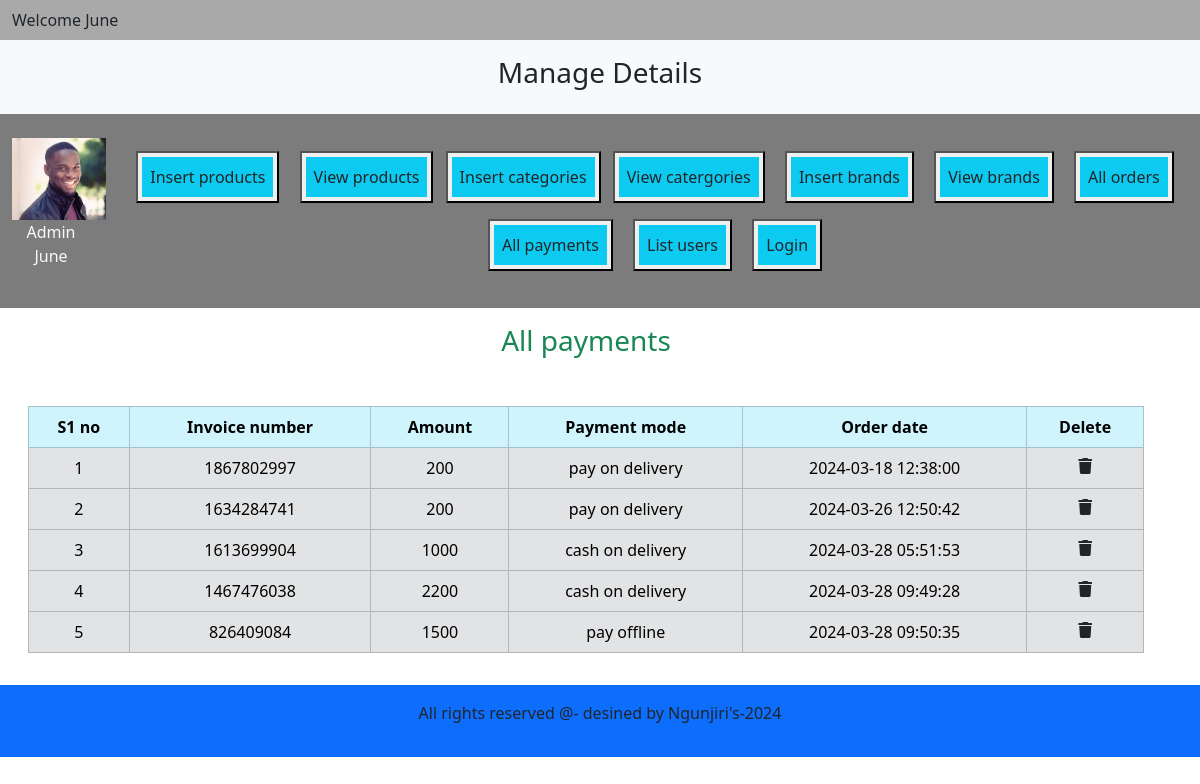
/admin_area/index.php?list_payments, run on the app's committed database.
### tables this page shows
CREATE TABLE `user_payments` (
  `payment_id` int(11) NOT NULL,
  `order_id` int(11) NOT NULL,
  `invoice_number` int(11) NOT NULL,
  `amount` int(11) NOT NULL,
  `payment_mode` varchar(255) NOT NULL,
  `date` timestamp NOT NULL DEFAULT current_timestamp() ON UPDATE current_timestamp()
);

### admin_area/list_payments.php (the view)
<h3 class="text-center text-success">All payments</h3>
<table class="table table-bordered mt-5">
    <thead class="table-info text-center">
        <?php
        $get_payments="Select * from `user_payments`";
        $result=mysqli_query($con,$get_payments);
        $row_count=mysqli_num_rows($result);
        echo "<tr>
            <th>S1 no</th>
            <th>Invoice number</th>
            <th>Amount</th>
            <th>Payment mode</th>
            <th>Order date</th>
            <th>Delete</th>
        </tr>
    </thead>
    <tbody class='table-secondary text-light text-center'>";
    if($row_count==0){
        echo "<h2 class='text-danger text-center mt-5'>No payments yet</h2>";
    }else{
        $number=0;
        while($row=mysqli_fetch_assoc($result)){
            $order_id=$row['order_id'];
            $amount=$row['amount'];
            $invoice_number=$row['invoice_number'];
            $payment_mode=$row['payment_mode'];
            $date=$row['date'];
            $number++;
        echo " <tr>
            <td>$number</td>
            <td>$invoice_number</td>
            <td>$amount</td>
            <td>$payment_mode</td>
            <td>$date</td>";
            ?>
            <td><a href='index.php?delete_payments=<?php echo $order_id ?>' class='text-dark'><i class='fa-solid fa-trash'></i></a></td>
        </tr>
        <?php
        }
        }
        ?>
    </tbody>
</table>

### style.css (style rules this page uses)
* { margin:0; padding: 0; box-sizing: border-box; overflow-x: hidden; }
body { overflow: hidden; }

### admin_area/index.php (style rules this page uses)
body { overflow: hidden; }

### data on the page
user_payments: invoice_number "1867802997", amount "200", payment_mode "pay on delivery", date "2024-03-18 12:38:00"
user_payments: invoice_number "1634284741", amount "200", payment_mode "pay on delivery", date "2024-03-26 12:50:42"
user_payments: invoice_number "1613699904", amount "1000", payment_mode "cash on delivery", date "2024-03-28 05:51:53"
user_payments: invoice_number "1467476038", amount "2200", payment_mode "cash on delivery", date "2024-03-28 09:49:28"
user_payments: invoice_number "826409084", amount "1500", payment_mode "pay offline", date "2024-03-28 09:50:35"
